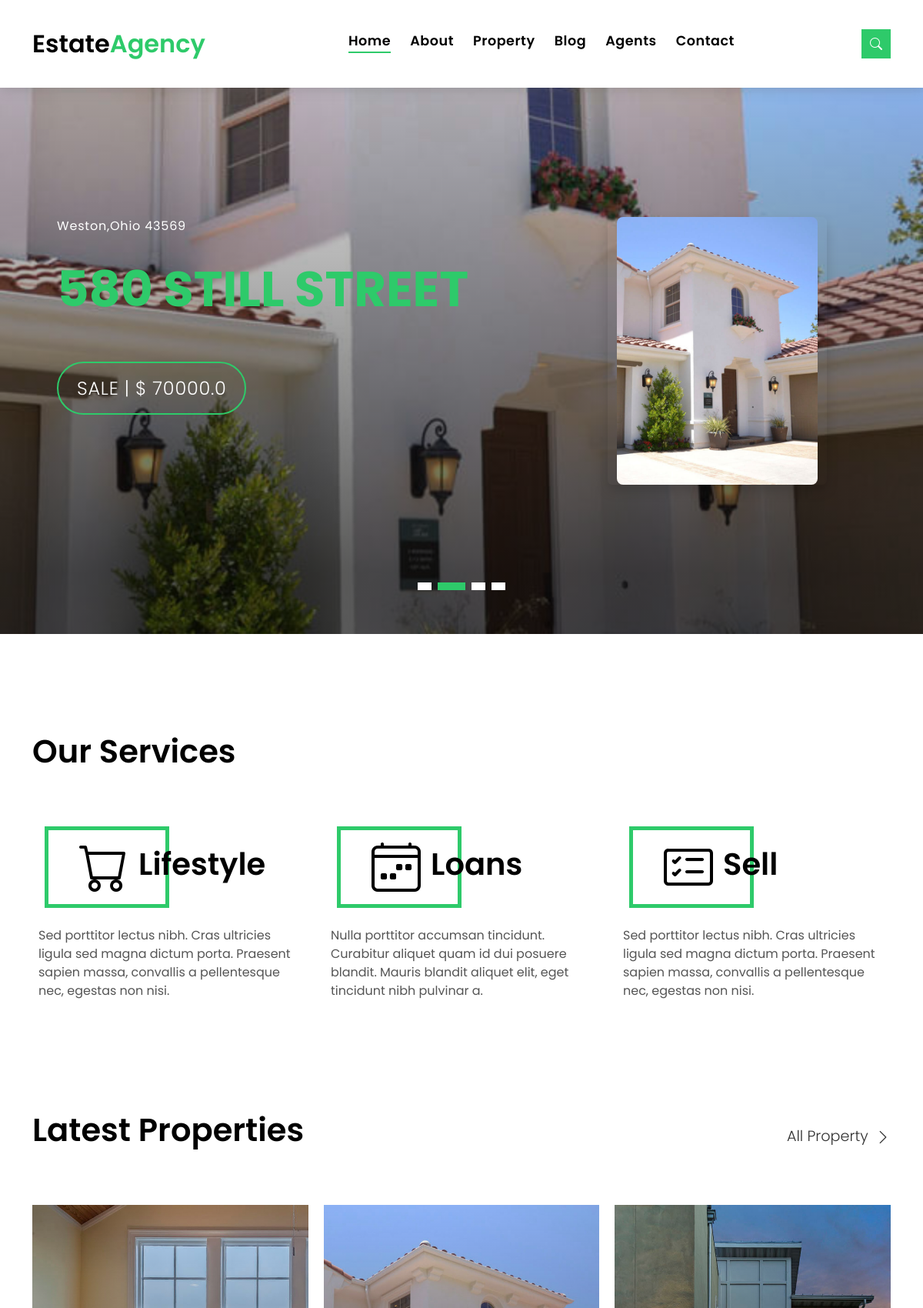
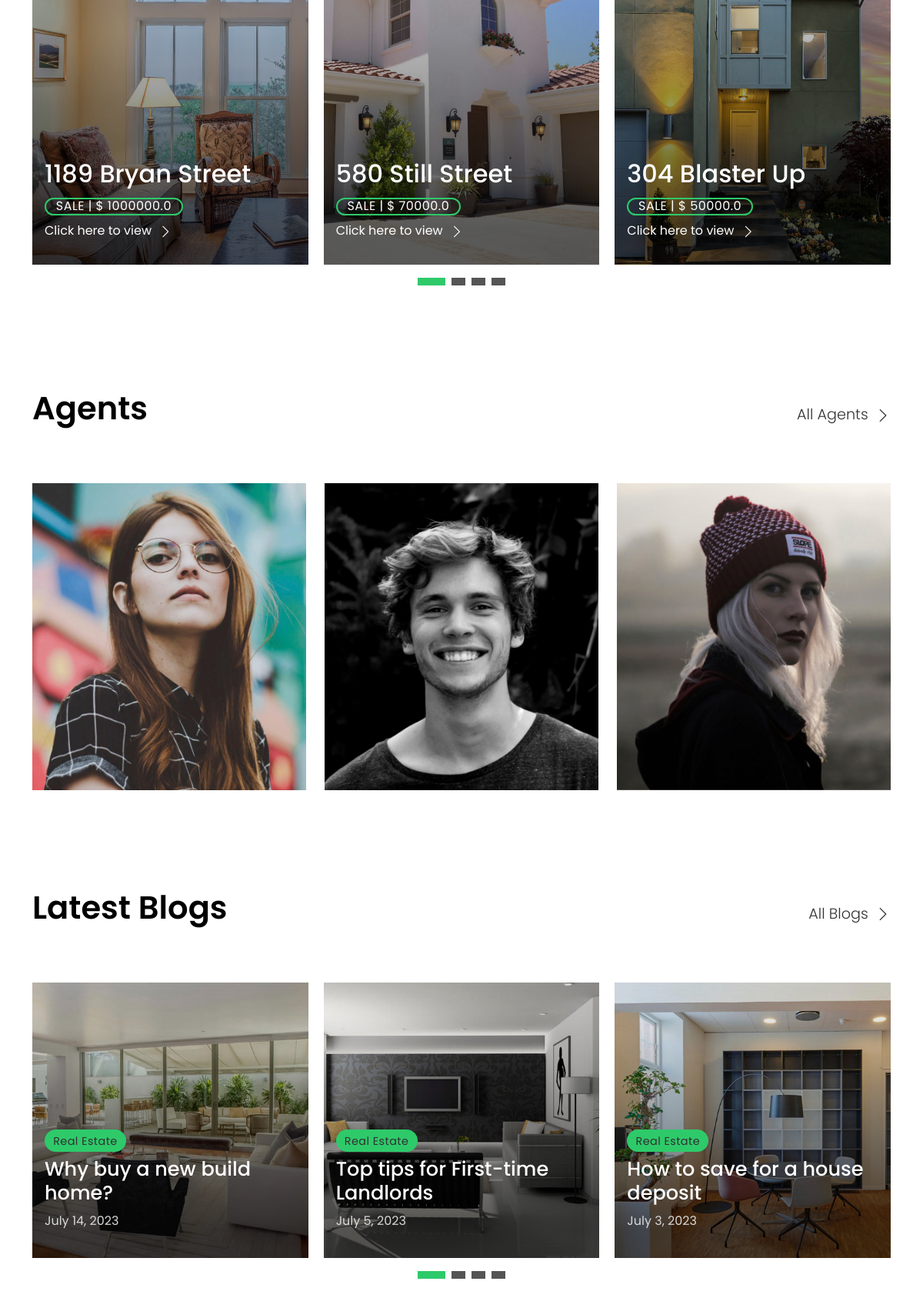
The page / (upper part) on the database its author committed (2 pictures, top to bottom).
### Main/models.py (models this page shows, shortened)
class Property(models.Model):
    prop_name = models.CharField(max_length=200)
    location = models.CharField(max_length=200)
    price=models.FloatField(max_length=50)
    description=models.TextField()
    propertyType=models.CharField(max_length=50)
    status = models.CharField(max_length=200)
    area = models.FloatField()
    beds = models.IntegerField()
    baths = models.IntegerField()
    garage = models.IntegerField(null=True,default=0)
    map_location=models.URLField()
    floor_plans=models.ImageField(upload_to='floor_plans')
    amenities=models.ManyToManyField(Amenities)
    agent=models.ForeignKey(Agent,on_delete=models.CASCADE,related_name='agentProperty')

class Image(models.Model):
    property=models.ForeignKey(Property,on_delete=models.CASCADE,related_name="propertyImages")
    building=models.ImageField(upload_to='property')

class Agent(models.Model):
    first_name = models.CharField(max_length=200)
    middle_name = models.CharField(max_length=200)
    last_name = models.CharField(max_length=200)
    profile_pic=models.ImageField(upload_to='profile_pics')
    description=models.TextField()
    phone=models.CharField(max_length=12)
    mobile=models.CharField(max_length=12)
    email=models.EmailField(max_length=254)
    skype = models.URLField(max_length=200)
    fb = models.URLField(max_length=200)
    twitter = models.URLField(max_length=200)
    insta = models.URLField(max_length=200)
    linkedin = models.URLField(max_length=200)

class Post(models.Model):
    title = models.CharField(max_length=200)
    image=models.ImageField(upload_to='posts')
    author = models.CharField(max_length=200)
    category = models.CharField(max_length=200)
    date=models.DateField()
    content=RichTextField(blank=True,null=True)

### Main/views.py (the view)
# urls.py: path('',views.index,name='name'),
def index(request):
    blogs=Post.objects.all().order_by("-date")[0:4]
    agents=Agent.objects.all().order_by("-id")[0:3]
    properties=Property.objects.all().order_by("-price")[0:4]
    images=[]
    for p in properties:
        img=Image.objects.filter(property_id=p.id).first()
        images.append(img)
    data=zip(properties,images)
    prop=Property.objects.all().order_by("-area")[0:4]
    img=[]
    for p in prop:
        i=Image.objects.filter(property_id=p.id).first()
        img.append(i)
    main=zip(prop,img)
    return render(request,'index.html',{"blogs":blogs,"agents":agents,"data":data,"main":main})

### templates/index.html (shortened to what this page needs)
{% extends "base.html" %} {% load static %} {% block homeactive %} active{% endblock homeactive%} {% block content %}
<div class="intro intro-carousel swiper position-relative">
    <div class="swiper-wrapper">
        {% for p, img in main %}
        <div class="swiper-slide carousel-item-a intro-item bg-image" style="background-image: url({{img.building.url}});background-position:center;">
            <div class="overlay overlay-a"></div>
            <div class="intro-content display-table">
                <div class="table-cell">
                    <div class="container">
                        <div class="row">
                            <div class="col-lg-8">
                                <div class="intro-body">
                                    <p class="intro-title-top">{{p.location}}
                                    </p>
                                    <h1 class="intro-title mb-4 ">
                                        <span class="color-b">{{p.prop_name}} </span>
                                    </h1>
                                    <p class="intro-subtitle intro-price">
                                        <a href="/property/{{p.id}}/"><span class="price-a">{{p.status}} | $ {{p.price}}</span></a>
                                    </p>
                                </div>
                            </div>
                            <div class="col-lg-3 rounded shadow">
                                <img class="w-100 rounded-3" src="{{img.building.url}}">
                            </div>
                        </div>
                    </div>
                </div>
            </div>
        </div>
        {% endfor %}
    </div>
    <div class="swiper-pagination"></div>
</div>
<main id="main">
    <section class="section-services section-t8">
        <div class="container">
            <div class="row">
                <div class="col-md-12">
                    <div class="title-wrap d-flex justify-content-between">
                        <div class="title-box">
                            <h2 class="title-a">Our Services</h2>
                        </div>
                    </div>
                </div>
            </div>
            <div class="row">
                <div class="col-md-4">
                    <div class="card-box-c foo">
                        <div class="card-header-c d-flex">
                            <div class="card-box-ico">
                                <span class="bi bi-cart"></span>
                            </div>
                            <div class="card-title-c align-self-center">
                                <h2 class="title-c">Lifestyle</h2>
                            </div>
                        </div>
                        <div class="card-body-c">
                            <p class="content-c">
                                Sed porttitor lectus nibh. Cras ultricies ligula sed magna dictum porta. Praesent sapien massa, convallis a pellentesque nec, egestas non nisi.
                            </p>
                        </div>
                    </div>
                </div>
                <div class="col-md-4">
                    <div class="card-box-c foo">
                        <div class="card-header-c d-flex">
                            <div class="card-box-ico">
                                <span class="bi bi-calendar4-week"></span>
                            </div>
                            <div class="card-title-c align-self-center">
                                <h2 class="title-c">Loans</h2>
                            </div>
                        </div>
                        <div class="card-body-c">
                            <p class="content-c">
                                Nulla porttitor accumsan tincidunt. Curabitur aliquet quam id dui posuere blandit. Mauris blandit aliquet elit, eget tincidunt nibh pulvinar a.
                            </p>
                        </div>
                    </div>
                </div>
                <div class="col-md-4">
                    <div class="card-box-c foo">
                        <div class="card-header-c d-flex">
                            <div class="card-box-ico">
                                <span class="bi bi-card-checklist"></span>
                            </div>
                            <div class="card-title-c align-self-center">
                                <h2 class="title-c">Sell</h2>
                            </div>
                        </div>
                        <div class="card-body-c">
                            <p class="content-c">
                                Sed porttitor lectus nibh. Cras ultricies ligula sed magna dictum porta. Praesent sapien massa, convallis a pellentesque nec, egestas non nisi.
                            </p>
                        </div>
                    </div>
                </div>
            </div>
        </div>
    </section>
    <section class="section-property section-t8">
        <div class="container">
            <div class="row">
                <div class="col-md-12">
                    <div class="title-wrap d-flex justify-content-between">
                        <div class="title-box">
                            <h2 class="title-a">Latest Properties</h2>
                        </div>
                        <div class="title-link">
                            <a href="/propertyGrid/">All Property
                  <span class="bi bi-chevron-right"></span>
                </a>
                        </div>
                    </div>
                </div>
            </div>
            <div id="property-carousel" class="swiper">
                <div class="swiper-wrapper">
                    {% for property,image in data %}
                    <div class="carousel-item-b swiper-slide">
                        <div class="card-box-a card-shadow">
                            <div class="img-box-a">
                                <img src="{{image.building.url}}" alt="" class="img-a img-fluid">
                            </div>
                            <div class="card-overlay">
                                <div class="card-overlay-a-content">
                                    <div class="card-header-a">
                                        <h2 class="card-title-a">
                                            <a href="property/{{property.id}}">{{property.prop_name}}
                      </h2>
                    </div>
                    <div class="card-body-a">
                      <div class="price-box d-flex">
                        <span class="price-a"> {{property.status}} | $ {{property.price}}</span>
                      </div>
                      <a href="/property/{{property.id}}" class="link-a">Click here to view
                        <span class="bi bi-chevron-right"></span>
                      </a>
                                    </div>
                                </div>
                            </div>
                        </div>
                    </div>
                    {% endfor %}
                </div>
            </div>
            <div class="propery-carousel-pagination carousel-pagination"></div>
        </div>
    </section>
    <section class="section-agents section-t8">
        <div class="container">
            <div class="row">
                <div class="col-md-12">
                    <div class="title-wrap d-flex justify-content-between">
                        <div class="title-box">
                            <h2 class="title-a">Agents</h2>
                        </div>
                        <div class="title-link">
                            <a href="/agentGrid/">All Agents
                  <span class="bi bi-chevron-right"></span>
                </a>
                        </div>
                    </div>
                </div>
            </div>
            <div class="row">
                {% for agent in agents %}
                <div class="col-md-4">
                    <div class="card-box-d">
                        <div class="card-img-d">
                            <img src="{{agent.profile_pic.url}}" alt="" class="img-d img-fluid">
                        </div>
                        <div class="card-overlay card-overlay-hover">
                            <div class="card-header-d">
                                <div class="card-title-d align-self-center">
                                </div>
                            </div>
                            <div class="card-body-d">
                            </div>
                        </div>
                    </div>
                </div>
                {% endfor %}
            </div>
        </div>
    </section>
    <section class="section-news section-t8">
        <div class="container">
            <div class="row">
                <div class="col-md-12">
                    <div class="title-wrap d-flex justify-content-between">
                        <div class="title-box">
                            <h2 class="title-a">Latest Blogs</h2>
                        </div>
                        <div class="title-link">
                            <a href="/blogGrid/">All Blogs
                  <span class="bi bi-chevron-right"></span>
                </a>
                        </div>
                    </div>
                </div>
            </div>
            <div id="news-carousel" class="swiper">
                <div class="swiper-wrapper">
                    {% for blog in blogs %}
                    <div class="carousel-item-c swiper-slide">
                        <div class="card-box-b card-shadow news-box">
                            <div class="img-box-b">
                                <img src="{{blog.image.url}}" alt="" class="img-b img-fluid">
                            </div>
                            <div class="card-overlay">
                                <div class="card-header-b">
                                    <div class="card-category-b">
                                        <span class="category-b">{{blog.category}}</span>
                                    </div>
                                    <div class="card-title-b">
                                        <h2 class="title-2">
                                            <a href="/blog/{{blog.id}}/">{{blog.title}}
                      </h2>
                    </div>
                    <div class="card-date">
                      <span class="date-b">{{blog.date}}</span>
                    </div>
                  </div>
                </div>
              </div>
            </div>
            {% endfor %}
          </div>
        </div>
        <div class="news-carousel-pagination carousel-pagination"></div>
      </div>
    </section>
    <section class="section-testimonials section-t8 nav-arrow-a">
    </section>
  </main>
  {% endblock %}

### rows shown on the page
Property: building (picture), location "Weston,Ohio 43569", prop_name "580 STILL STREET", status "SALE", price "70000.0", prop_name "580 Still Street"
Property: building (picture), prop_name "1189 Bryan Street", status "SALE", price "1000000.0"
Property: building (picture), prop_name "304 Blaster Up", status "SALE", price "50000.0"
Agent: profile_pic (picture)
Agent: profile_pic (picture)
Agent: profile_pic (picture)
Post: image (picture), category "Real Estate", title "Why buy a new build home?", date "July 14, 2023"
Post: image (picture), category "Real Estate", title "Top tips for First-time Landlords", date "July 5, 2023"
Post: image (picture), category "Real Estate", title "How to save for a house deposit", date "July 3, 2023"
